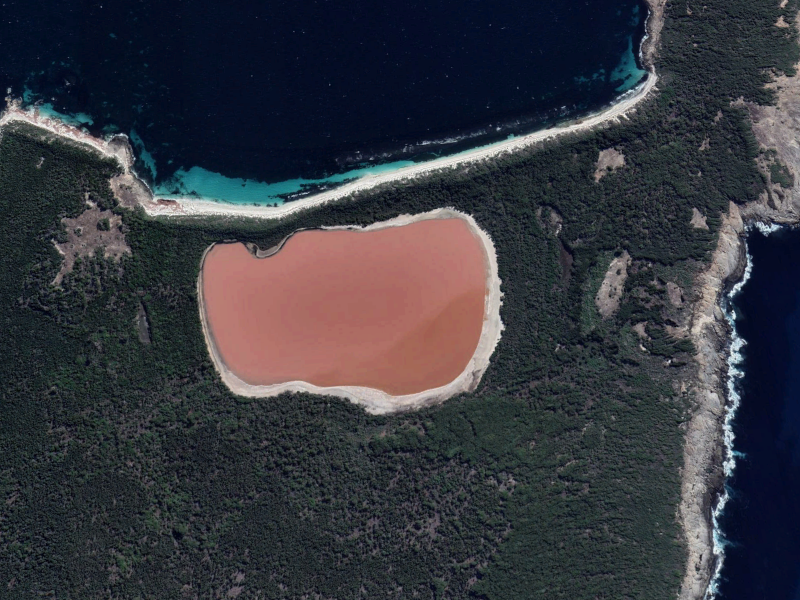
#> input picture blatt08/lake.png, 800 x 600 px
$ jupyter execute b08a02.ipynb
#> lines starting #> are read from the running program, lines starting #| are printed output that depends on the picture
# Aufgabe 2

[cell 1]
import numpy as np
import matplotlib.pyplot as plt
from skimage.color import rgb2gray
from skimage.filters import gaussian, sobel_h, sobel_v
from skimage.io import imread

## 2.1

[cell 2]
lake_img = imread('lake.png')
#> lake_img is the input picture: shape (600, 800, 3); mean R, G, B 54.3, 55.7, 63

lake_gauss = gaussian(lake_img, sigma=2)
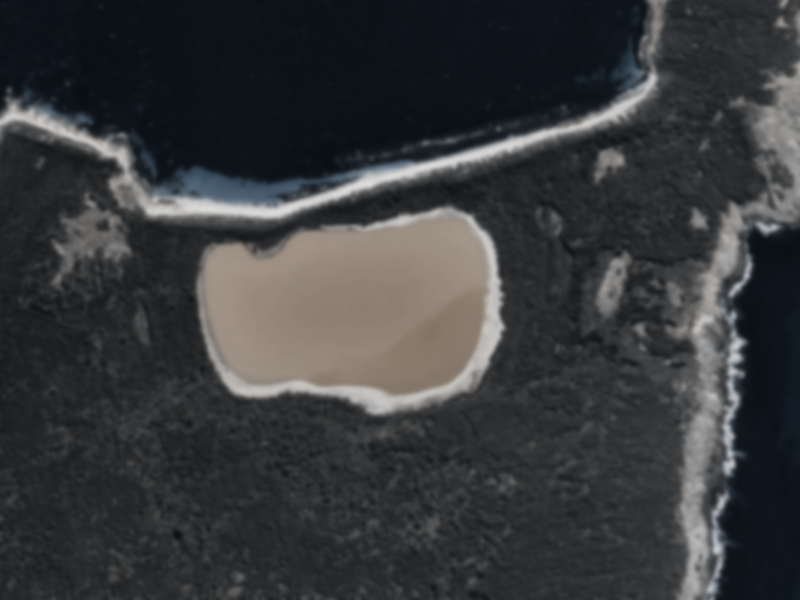
#> lake_gauss: shape (600, 800, 3) float64; mean R, G, B 0.222, 0.228, 0.234

lake_gray = rgb2gray(lake_gauss)

fig, axes = plt.subplots(1, 3, figsize=(15, 5))
axes[0].imshow(lake_img)
axes[0].set_title('Original Image')
axes[0].axis('off')

axes[1].imshow(lake_gauss)
axes[1].set_title('Gaussian Blurred Image')
axes[1].axis('off')

axes[2].imshow(lake_gray, cmap='gray')
axes[2].set_title('Grayscale Image')
axes[2].axis('off')
plt.show()
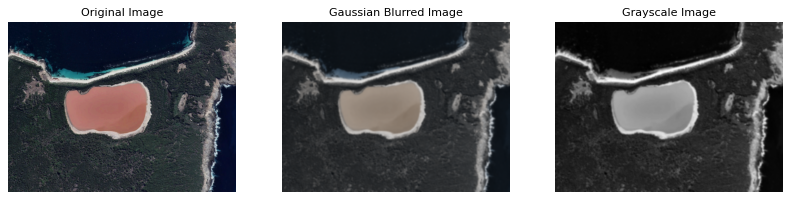
#> figure drawn by matplotlib, 3 panels

[cell 3]
# Sobel-Operatoren in x- und y-Richtung
grad_x = sobel_v(lake_gray)  # vertikale Kanten (Gradient in x-Richtung)
grad_y = sobel_h(lake_gray)  # horizontale Kanten (Gradient in y-Richtung)
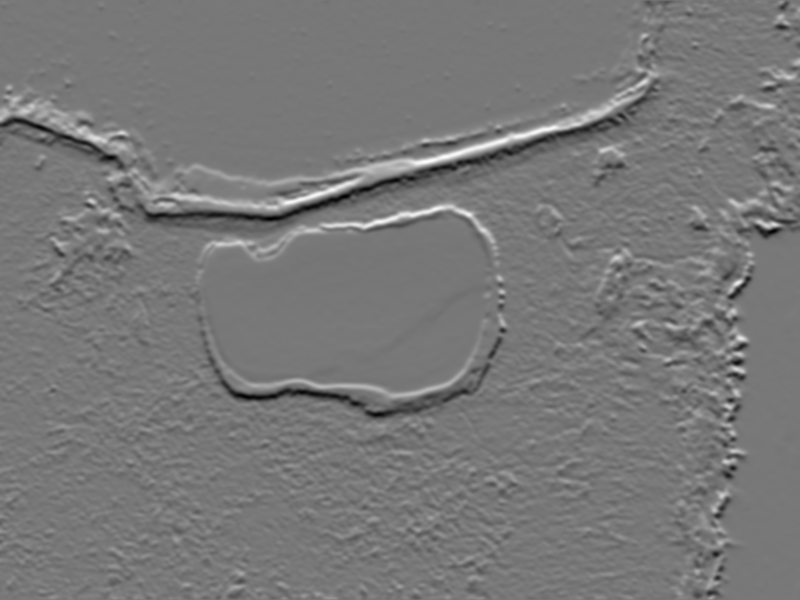
#> grad_y: shape (600, 800) float64; min -0.211, max 0.237, mean 0.000295; drawn with min black and max white

# Gradientenstärke (Magnitude)
grad_magnitude = np.sqrt(grad_x**2 + grad_y**2)
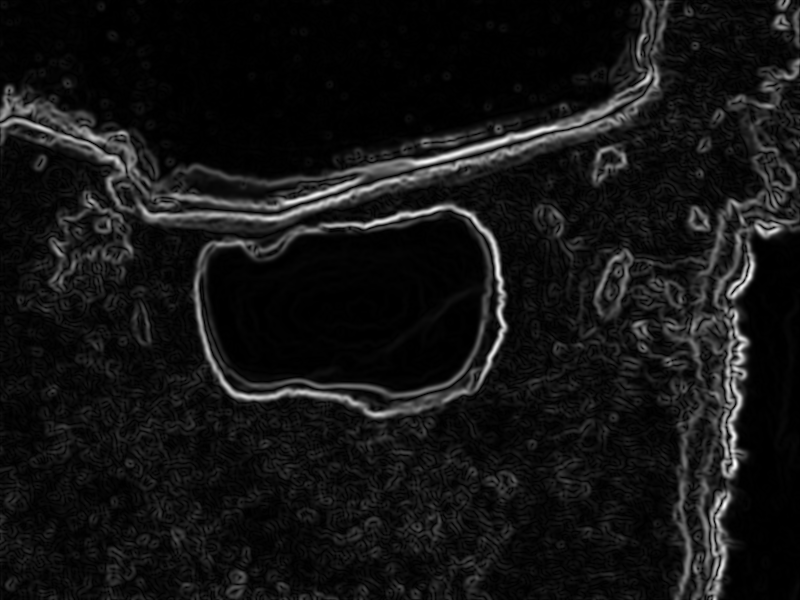
#> grad_magnitude: shape (600, 800) float64; min 7.48e-07, max 0.249, mean 0.02; drawn with min black and max white

fig, axes = plt.subplots(1, 4, figsize=(18, 5))

axes[0].imshow(lake_gray, cmap='gray')
axes[0].set_title('Grauwertbild')
axes[0].axis('off')

axes[1].imshow(grad_x, cmap='gray')
axes[1].set_title('Sobel x (Gx)')
axes[1].axis('off')

axes[2].imshow(grad_y, cmap='gray')
axes[2].set_title('Sobel y (Gy)')
axes[2].axis('off')

axes[3].imshow(grad_magnitude, cmap='gray')
axes[3].set_title('Gradientenstärke √(Gx²+Gy²)')
axes[3].axis('off')

plt.tight_layout()
plt.show()

Es werden die Kanten Wasser-Sand und Sand-Wald gefunden.<br>
Die Kanten zwischen Sand-Wald sind stärker.

## 2.2

[cell 4]
R = lake_img[:, :, 0].astype(float)
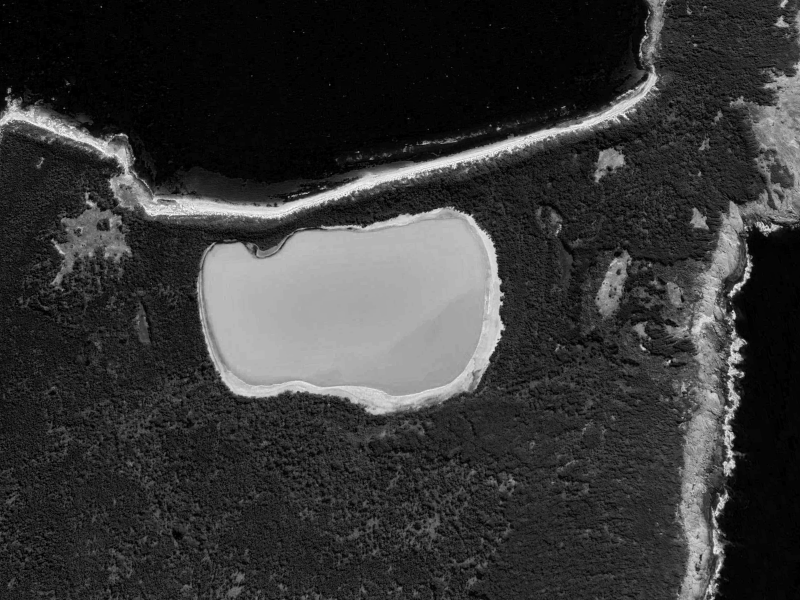
#> R: shape (600, 800) float64; min 0, max 255, mean 54.3
G = lake_img[:, :, 1].astype(float)
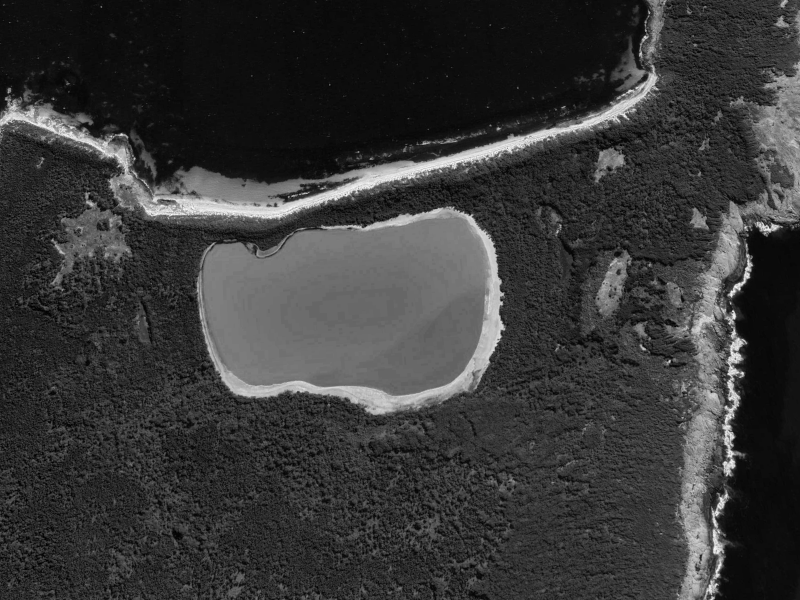
#> G: shape (600, 800) float64; min 0, max 255, mean 55.7
B = lake_img[:, :, 2].astype(float)
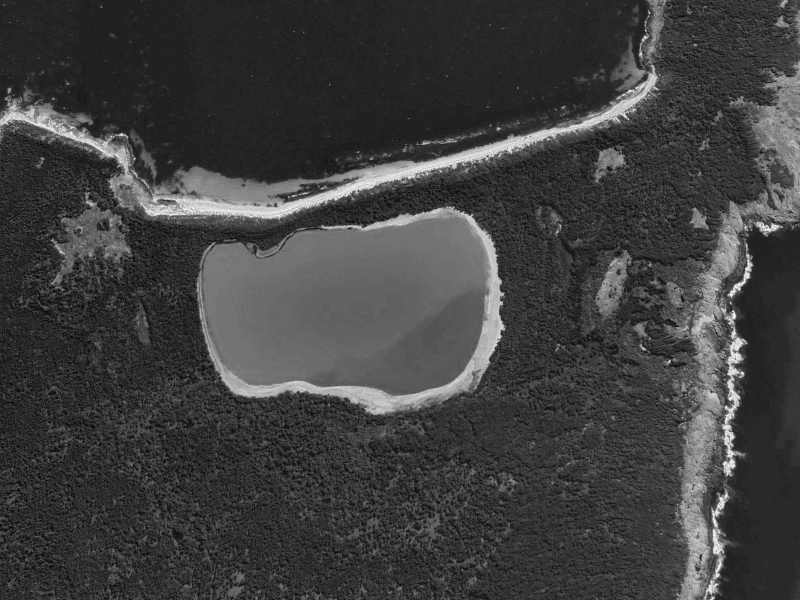
#> B: shape (600, 800) float64; min 2, max 255, mean 63

redness = R - (G + B)/2
redness = np.maximum(redness, 0)
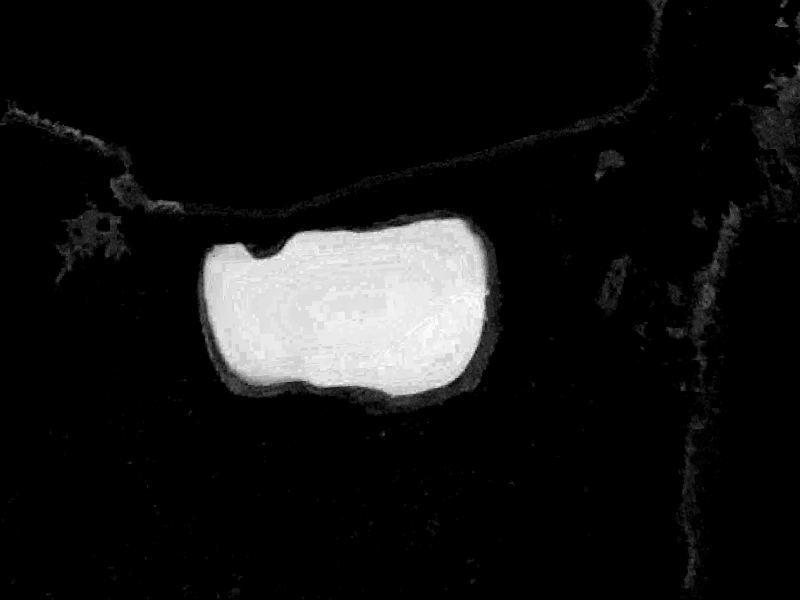
#> redness: shape (600, 800) float64; min 0, max 75.5, mean 6.2; drawn with min black and max white

# Kontraststreckung auf [0, 255]
redness_stretched = (redness - redness.min()) / (redness.max() - redness.min()) * 255

plt.imshow(redness_stretched, cmap='gray', vmin=0, vmax=255)
plt.axis('off')
plt.show()

## 2.3

[cell 5]
red_grad_x = sobel_v(redness_stretched)
red_grad_y = sobel_h(redness_stretched)
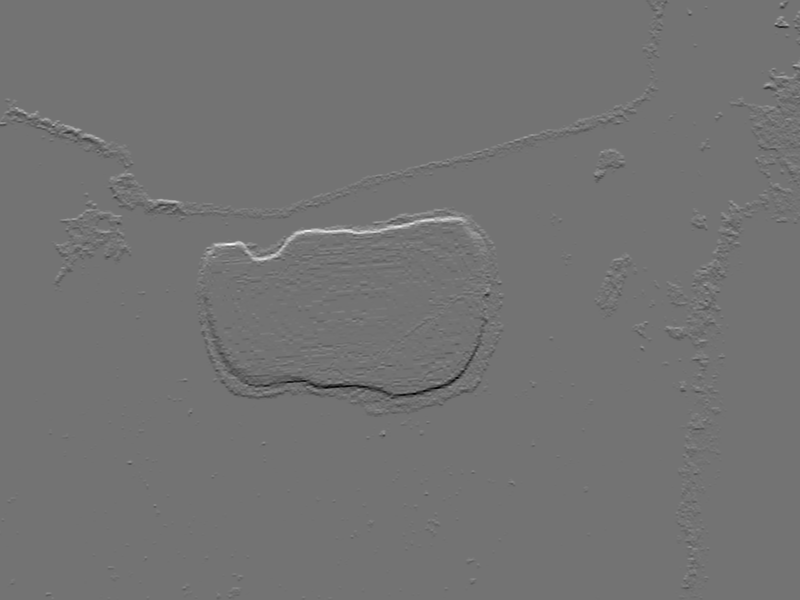
#> red_grad_y: shape (600, 800) float64; min -141, max 171, mean 0; drawn with min black and max white

red_grad_magnitude = np.sqrt(red_grad_x**2 + red_grad_y**2)
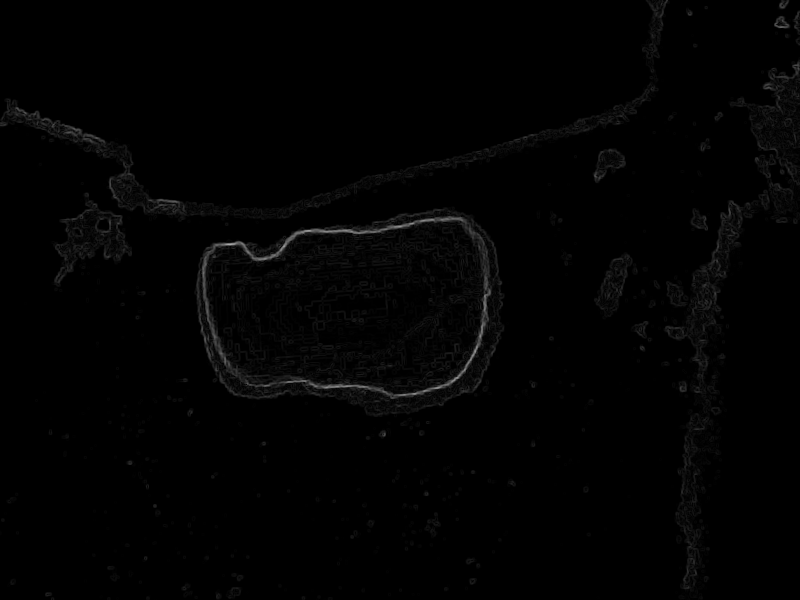
#> red_grad_magnitude: shape (600, 800) float64; min 0, max 171, mean 2.5

fig, axes = plt.subplots(1, 4, figsize=(18, 5))

axes[0].imshow(redness_stretched, cmap='gray')
axes[0].set_title('Rotheit (kontrastgestreckt)')
axes[0].axis('off')

axes[1].imshow(red_grad_x, cmap='gray')
axes[1].set_title('Sobel x (Gx)')
axes[1].axis('off')

axes[2].imshow(red_grad_y, cmap='gray')
axes[2].set_title('Sobel y (Gy)')
axes[2].axis('off')

axes[3].imshow(red_grad_magnitude, cmap='gray')
axes[3].set_title('Gradientenstärke √(Gx²+Gy²)')
axes[3].axis('off')

plt.tight_layout()
plt.show()

[cell 6]
# Vergleich
fig, axes = plt.subplots(1, 2, figsize=(12, 5))
axes[0].imshow(grad_magnitude, cmap='gray')
axes[0].set_title('Gradientenstärke (Grauwertbild)')
axes[0].axis('off')

axes[1].imshow(red_grad_magnitude, cmap='gray')
axes[1].set_title('Gradientenstärke (Rotheit)')
axes[1].axis('off')
plt.tight_layout()
plt.show()
